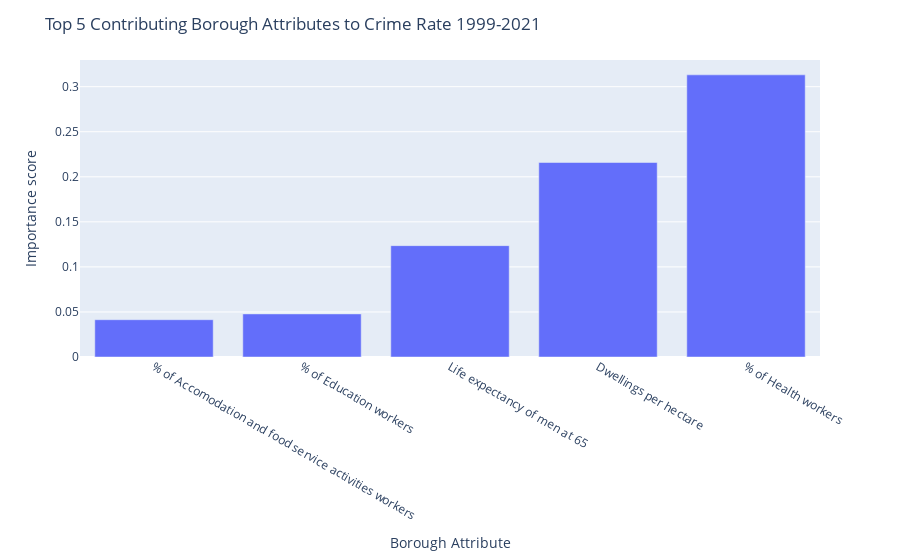

The notebook cell this image was saved under:
### Markdown cell above
We can visualize the top 5 most important borough attribute's.

### Code cell
# Get the feature importances
importances = regressor.feature_importances_

# Sort the importance scores in ascending order
indices = np.argsort(importances)

# Get the column names in the correct order
cols = X_train.columns[indices]

# Get the top 5 most important features
top_5 = cols[-5:]

# Create a bar chart using the px.bar() function
fig = px.bar(
    x=top_5,
    y=importances[indices][-5:],
    labels={'x': 'Borough Attribute', 'y': 'Importance score'}
)

#Add title
fig.update_layout(title="Top 5 Contributing Borough Attributes to Crime Rate 1999-2021")

# Save the figure as an HTML file
pio.write_html(fig, file='interactive_plot_htmls/ranked_top_5_importance_1999_2021.html')

# Show the plot
fig.show()

### Figure 1 — Plotly figure (JSON) as saved in the notebook; plotly's stock layout.template omitted (floating-point values rounded to 4 significant figures)
{"data": [{"alignmentgroup": "True", "hovertemplate": "Borough Attribute=%{x}<br>Importance score=%{y}<extra></extra>", "legendgroup": "", "marker": {"color": "#636efa", "pattern": {"shape": ""}}, "name": "", "offsetgroup": "", "orientation": "v", "showlegend": false, "textposition": "auto", "type": "bar", "x": ["% of Accomodation and food service activities workers", "% of Education workers", "Life expectancy of men at 65", "Dwellings per hectare", "% of Health workers"], "xaxis": "x", "y": [0.04138, 0.04781, 0.1236, 0.2158, 0.3131], "yaxis": "y"}], "layout": {"autosize": true, "barmode": "relative", "legend": {"tracegroupgap": 0}, "margin": {"t": 60}, "title": {"text": "Top 5 Contributing Borough Attributes to Crime Rate 1999-2021"}, "xaxis": {"anchor": "y", "autorange": true, "domain": [0, 1], "range": [-0.5, 4.5], "title": {"text": "Borough Attribute"}, "type": "category"}, "yaxis": {"anchor": "x", "autorange": true, "domain": [0, 1], "range": [0, 0.3296], "title": {"text": "Importance score"}, "type": "linear"}}}
